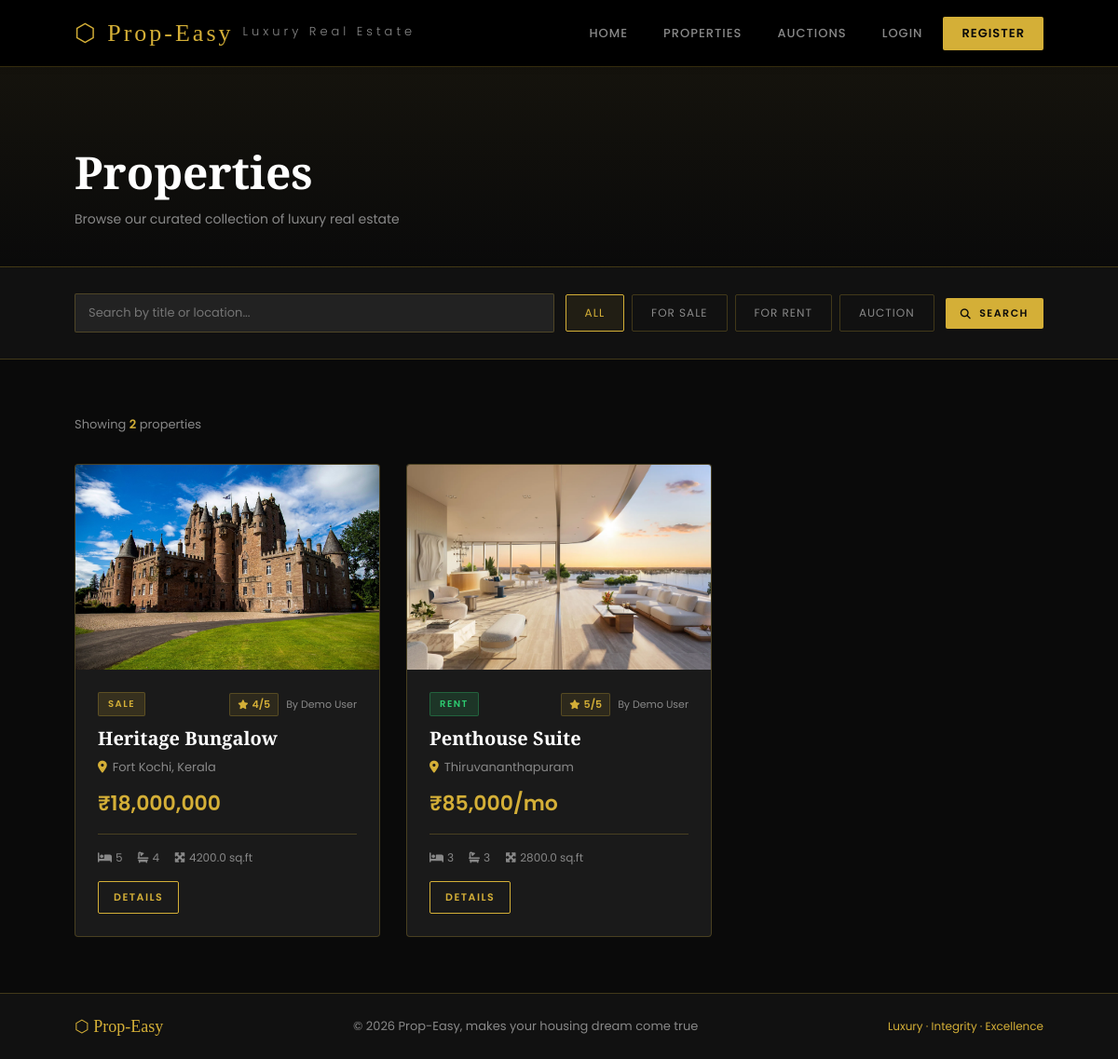
Screenshot of /properties with the database file from the repository.
### tables this page shows
CREATE TABLE properties (
    id INTEGER PRIMARY KEY AUTOINCREMENT,
    user_id INTEGER NOT NULL,
    title TEXT NOT NULL,
    description TEXT,
    price REAL NOT NULL,
    location TEXT,
    latitude REAL,
    longitude REAL,
    locality_score INTEGER DEFAULT 0,
    locality_details TEXT,
    type TEXT NOT NULL CHECK(type IN ('sale','rent','auction')),
    bedrooms INTEGER DEFAULT 0,
    bathrooms INTEGER DEFAULT 0,
    area REAL DEFAULT 0,
    auction_end DATETIME,
    status TEXT DEFAULT 'pending' CHECK(status IN ('pending','approved','rejected','sold')),
    created_at TIMESTAMP DEFAULT CURRENT_TIMESTAMP,
    FOREIGN KEY (user_id) REFERENCES users(id) ON DELETE CASCADE
);

CREATE TABLE property_images (
    id INTEGER PRIMARY KEY AUTOINCREMENT,
    property_id INTEGER NOT NULL,
    filename TEXT NOT NULL,
    is_primary INTEGER DEFAULT 0,
    created_at TIMESTAMP DEFAULT CURRENT_TIMESTAMP,
    FOREIGN KEY (property_id) REFERENCES properties(id) ON DELETE CASCADE
);

CREATE TABLE users (
    id INTEGER PRIMARY KEY AUTOINCREMENT,
    name TEXT NOT NULL,
    email TEXT UNIQUE NOT NULL,
    phone TEXT,
    password TEXT NOT NULL,
    role TEXT DEFAULT 'user' CHECK(role IN ('user','admin')),
    created_at TIMESTAMP DEFAULT CURRENT_TIMESTAMP
);

### app.py (the view)
@app.route('/properties')
def properties():
    prop_type = request.args.get('type', '')
    search = request.args.get('search', '')
    db = get_db()
    query = """SELECT p.*, u.name as owner_name FROM properties p
               JOIN users u ON p.user_id=u.id WHERE p.status='approved'"""
    params = []
    if prop_type:
        query += " AND p.type=?"
        params.append(prop_type)
    if search:
        query += " AND (p.title LIKE ? OR p.location LIKE ?)"
        params.extend([f'%{search}%', f'%{search}%'])
    query += " ORDER BY p.created_at DESC"
    props = db.execute(query, params).fetchall()
    props_list = []
    for p in props:
        p_dict = dict(p)
        p_dict['image'] = get_primary_image(p['id'])
        p_dict['image_count'] = get_image_count(p['id'])
        props_list.append(p_dict)
    return render_template('properties.html', properties=props_list, prop_type=prop_type, search=search)

### app.py (called while the page is built)
def get_db():
    if 'db' not in g:
        g.db = sqlite3.connect(DATABASE)
        g.db.row_factory = sqlite3.Row
        g.db.execute("PRAGMA foreign_keys = ON")
    return g.db

def get_primary_image(property_id):
    db = get_db()
    img = db.execute(
        "SELECT filename FROM property_images WHERE property_id=? ORDER BY is_primary DESC, id ASC LIMIT 1",
        (property_id,)
    ).fetchone()
    return img['filename'] if img else None

def get_image_count(property_id):
    db = get_db()
    return db.execute("SELECT COUNT(*) as c FROM property_images WHERE property_id=?", (property_id,)).fetchone()['c']

### templates/properties.html (shortened to what this page needs)
{% extends 'base.html' %}
{% block content %}
<div class="page-hero">
    <h1>Properties</h1>
    <p>Browse our curated collection of luxury real estate</p>
</div>
<div class="filters">
    <form method="GET">
        <input type="text" name="search" class="form-control" placeholder="Search by title or location..."
            value="{{ search }}">
        <div class="filter-type">
            <a href="/properties" class="type-btn {% if not prop_type %}active{% endif %}">All</a>
            <a href="/properties?type=sale" class="type-btn {% if prop_type=='sale' %}active{% endif %}">For Sale</a>
            <a href="/properties?type=rent" class="type-btn {% if prop_type=='rent' %}active{% endif %}">For Rent</a>
            <a href="/properties?type=auction"
                class="type-btn {% if prop_type=='auction' %}active{% endif %}">Auction</a>
        </div>
        <button type="submit" class="btn btn-gold btn-sm"><i class="fas fa-search"></i> Search</button>
    </form>
</div>
<div class="props-section">
    <p class="results-count">Showing <span>{{ properties|length }}</span> propert{{ 'y' if properties|length == 1 else
        'ies' }}</p>
    {% if properties %}
    <div class="grid-3">
        {% for p in properties %}
        <div class="card">
            <div class="card-img">
                {% if p.image %}
                <img src="{{ url_for('static', filename='uploads/' + p.image) }}"
                     alt="{{ p.title }}"
                     class="clickable-img"
                     onclick="openFullImage(this.src)">
                {% else %}
                <i class="fas fa-building fa-3x"></i>
                {% endif %}
            </div>
            <div class="card-body">
                <div style="display:flex;justify-content:space-between;align-items:center;margin-bottom:10px;">
                    <span class="badge badge-{{ p.type }}">{{ p.type|upper }}</span>
                    <div style="display:flex;align-items:center;gap:8px;">
                        {% if p.locality_score %}
                        <span class="locality-badge"><i class="fas fa-star"></i> {{ p.locality_score }}/5</span>
                        {% endif %}
                        <span style="font-size:11px;color:var(--text-muted);">By {{ p.owner_name }}</span>
                    </div>
                </div>
                <h3 class="card-title">{{ p.title }}</h3>
                <p class="card-location"><i class="fas fa-map-marker-alt"
                        style="color:var(--gold);margin-right:6px;"></i>{{ p.location }}</p>
                <p class="card-price">₹{{ "{:,.0f}".format(p.price) }}{% if p.type == 'rent' %}/mo{% endif %}</p>
                <div class="card-meta">
                    {% if p.bedrooms %}<span><i class="fas fa-bed"></i> {{ p.bedrooms }}</span>{% endif %}
                    {% if p.bathrooms %}<span><i class="fas fa-bath"></i> {{ p.bathrooms }}</span>{% endif %}
                    {% if p.area %}<span><i class="fas fa-expand-arrows-alt"></i> {{ p.area }} sq.ft</span>{% endif %}
                </div>
                <div style="margin-top:16px;display:flex;gap:8px;">
                    <a href="/property/{{ p.id }}" class="btn btn-outline btn-sm">Details</a>
                </div>
            </div>
        </div>
        {% endfor %}
    </div>
    {% else %}
    <div class="empty-state">
        <i class="fas fa-home"></i>
        <p style="font-size:18px;color:white;margin-bottom:8px;">No properties found</p>
        <p>Try adjusting your search filters</p>
    </div>
    {% endif %}
</div>
{% endblock %}

### templates/base.html (style rules this page uses)
:root { --gold: #d4af37; --gold-dark: #b8962e; --gold-light: #e8cb6a; --black: #0a0a0a; --dark: #111111; --dark2: #1a1a1a; --dark3: #222222; --text: #e8e8e8; --text-muted: #888; --border: rgba(212, 175, 55, 0.25); --success: #2ecc71; --error: #e74c3c; --warning: #f39c12; }
* { margin: 0; padding: 0; box-sizing: border-box; }
html { scroll-behavior: smooth; }
body { background: var(--black); color: var(--text); font-family: 'Poppins', sans-serif; min-height: 100vh; }
.btn { display: inline-flex; align-items: center; gap: 8px; padding: 12px 28px; border: none; cursor: pointer; font-size: 13px; font-family: 'Poppins', sans-serif; font-weight: 600; letter-spacing: 1.5px; text-transform: uppercase; text-decoration: none; transition: all 0.3s; border-radius: 2px; }
.btn-gold { background: var(--gold); color: var(--black); }
.btn-outline { background: transparent; color: var(--gold); border: 1px solid var(--gold); }
.btn-sm { padding: 8px 16px; font-size: 11px; }
.card { background: var(--dark2); border: 1px solid var(--border); border-radius: 4px; overflow: hidden; transition: all 0.3s; }
.card-img { width: 100%; height: 220px; object-fit: cover; background: var(--dark3); display: flex; align-items: center; justify-content: center; color: var(--text-muted); }
.card-img img { width: 100%; height: 100%; object-fit: cover; }
.card-body { padding: 24px; }
.card-title { font-family: 'Playfair Display', serif; font-size: 20px; margin-bottom: 8px; color: white; }
.card-location { color: var(--text-muted); font-size: 13px; margin-bottom: 12px; }
.card-price { font-size: 22px; font-weight: 600; color: var(--gold); margin-bottom: 16px; }
.card-meta { display: flex; gap: 16px; font-size: 12px; color: var(--text-muted); border-top: 1px solid var(--border); padding-top: 16px; }
.card-meta span { display: flex; align-items: center; gap: 4px; }
.form-control { width: 100%; padding: 12px 16px; background: var(--dark3); border: 1px solid var(--border); color: var(--text); font-family: 'Poppins', sans-serif; font-size: 14px; border-radius: 2px; transition: border-color 0.3s; outline: none; }
.grid-3 { display: grid; grid-template-columns: repeat(3, 1fr); gap: 28px; }
.badge { display: inline-block; padding: 4px 10px; font-size: 10px; letter-spacing: 1.5px; text-transform: uppercase; border-radius: 2px; font-weight: 600; }
.badge-sale { background: rgba(212, 175, 55, 0.15); color: var(--gold); border: 1px solid var(--border); }
.badge-rent { background: rgba(46, 204, 113, 0.15); color: #2ecc71; border: 1px solid rgba(46, 204, 113, 0.3); }
.clickable-img { cursor: zoom-in; transition: opacity 0.3s; }

### templates/properties.html (style rules this page uses)
.page-hero { padding: 80px 80px 40px; background: linear-gradient(180deg, rgba(212, 175, 55, 0.05) 0%, transparent 100%); border-bottom: 1px solid var(--border); }
.page-hero h1 { font-family: 'Playfair Display', serif; font-size: 48px; color: white; margin-bottom: 8px; }
.page-hero p { color: var(--text-muted); font-size: 14px; }
.filters { padding: 28px 80px; background: var(--dark); border-bottom: 1px solid var(--border); display: flex; gap: 12px; align-items: center; flex-wrap: wrap; }
.filters form { display: flex; gap: 12px; align-items: center; flex-wrap: wrap; width: 100%; }
.filters .form-control { width: auto; min-width: 160px; padding: 10px 14px; font-size: 13px; }
.filters input[type=text] { flex: 1; min-width: 240px; }
.filter-type { display: flex; gap: 8px; }
.type-btn { padding: 10px 20px; border: 1px solid var(--border); background: transparent; color: var(--text-muted); font-size: 12px; letter-spacing: 1px; text-transform: uppercase; cursor: pointer; transition: all 0.3s; font-family: 'Poppins', sans-serif; border-radius: 2px; text-decoration: none; }
.type-btn:hover, .type-btn.active { border-color: var(--gold); color: var(--gold); background: rgba(212, 175, 55, 0.08); }
.props-section { padding: 60px 80px; }
.results-count { color: var(--text-muted); font-size: 13px; margin-bottom: 32px; }
.results-count span { color: var(--gold); font-weight: 600; }
.locality-badge { display: inline-flex; align-items: center; gap: 4px; background: rgba(212, 175, 55, 0.1); border: 1px solid var(--border); color: var(--gold); font-size: 11px; padding: 3px 8px; border-radius: 2px; font-weight: 600; }
.locality-badge i { font-size: 10px; }

### rows the page displays
properties: filename (picture), type "SALE", locality_score "4", owner_name "Demo User", title "Heritage Bungalow", location "Fort Kochi, Kerala", price "18,000,000", bedrooms "5", bathrooms "4", area "4200.0"
properties: filename (picture), type "RENT", locality_score "5", owner_name "Demo User", title "Penthouse Suite", location "Thiruvananthapuram", price "85,000", shows "/mo", bedrooms "3", bathrooms "3", area "2800.0"

### other values shown
{{ properties|length }} "2"
{{ 'y' if properties|length == 1 else
        'ies' }} "ies"
